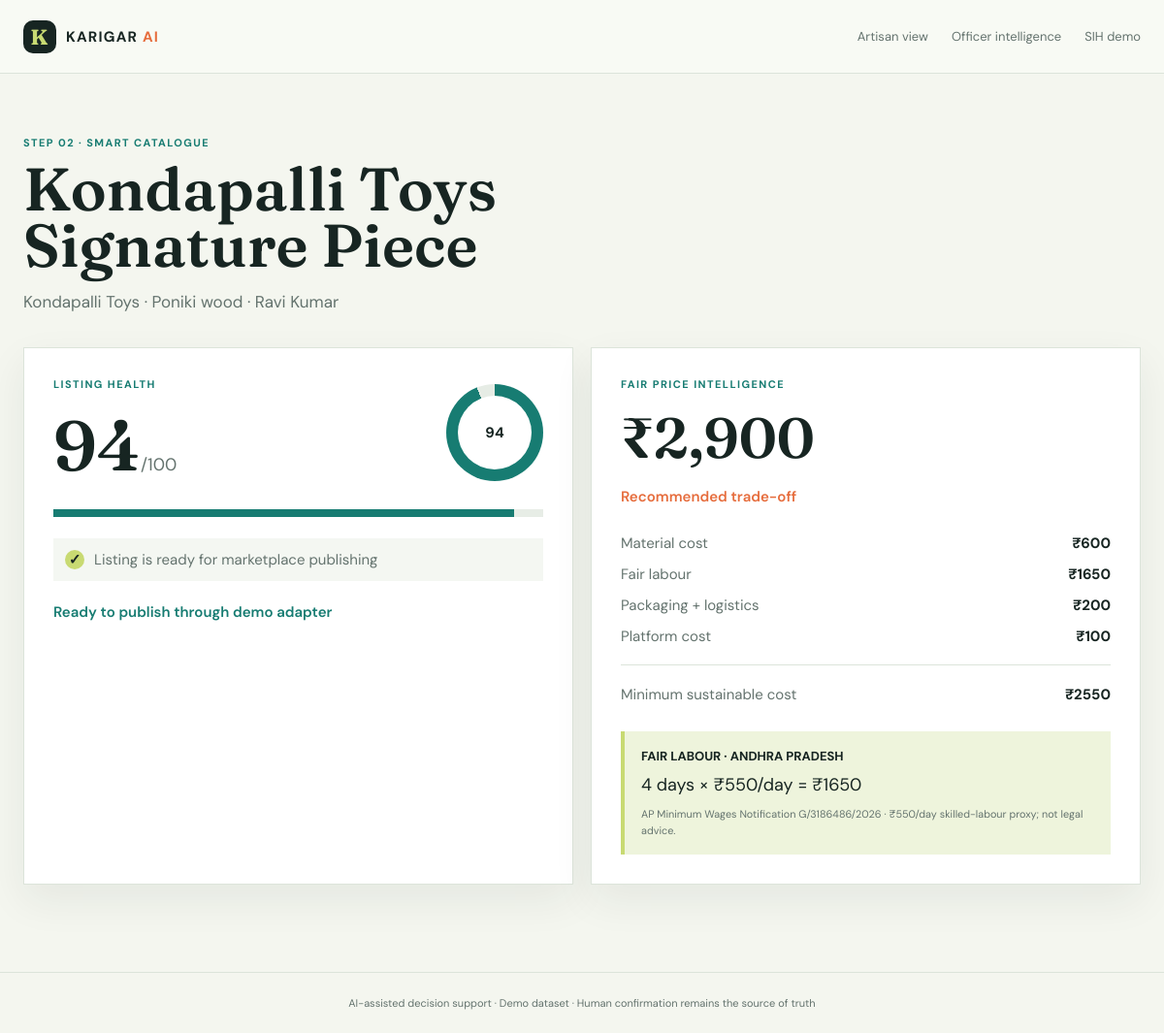
/products/1, run on the app's committed database.
### app/models.py (models this page shows)
class Product(db.Model):
    id = db.Column(db.Integer, primary_key=True)
    name = db.Column(db.String(160), nullable=False)
    craft = db.Column(db.String(120), nullable=False)
    material = db.Column(db.String(120), nullable=False)
    technique = db.Column(db.String(120))
    description = db.Column(db.Text)
    story = db.Column(db.Text)
    dimensions = db.Column(db.String(80))
    production_time = db.Column(db.Integer, default=3)
    cost = db.Column(db.Float, default=600)
    price = db.Column(db.Float, default=1200)
    inventory = db.Column(db.Integer, default=10)
    listing_score = db.Column(db.Integer, default=57)
    verification_status = db.Column(db.String(40), default="Pending")
    artisan_id = db.Column(db.Integer, db.ForeignKey("artisan.id"), nullable=False)
    created_at = db.Column(db.DateTime, default=datetime.utcnow)
    images = db.relationship("ProductImage", backref="product", lazy=True)

class Artisan(db.Model):
    id = db.Column(db.Integer, primary_key=True)
    name = db.Column(db.String(160), nullable=False)
    language = db.Column(db.String(30), default="Telugu")
    region = db.Column(db.String(100), default="Andhra Pradesh")
    craft = db.Column(db.String(120), nullable=False)
    experience_years = db.Column(db.Integer, default=10)
    verification_status = db.Column(db.String(40), default="Verified")
    user_id = db.Column(db.Integer, db.ForeignKey("user.id"))
    shg_id = db.Column(db.Integer, db.ForeignKey("shg.id"))
    products = db.relationship("Product", backref="artisan", lazy=True)

### app/routes.py (the view)
@main.get("/products/<int:product_id>")
def product_detail(product_id):
    product = Product.query.get_or_404(product_id)
    health = listing_health(product)
    pricing = price_recommendation(product)
    return render_template("artisan/product.html", product=product, health=health, pricing=pricing)

### app/services/intelligence.py (called while the page is built)
def listing_health(product):
    score = product.listing_score or 0
    issues = []
    if not product.dimensions:
        issues.append({"severity": "critical", "message": "Missing dimensions"})
    if not product.description:
        issues.append({"severity": "warning", "message": "Description needs a clear buyer-facing story"})
    if not product.technique:
        issues.append({"severity": "warning", "message": "Technique is not confirmed"})
    if not product.images:
        issues.append({"severity": "warning", "message": "Add a primary product image"})
    if score >= 90:
        issues = [{"severity": "success", "message": "Listing is ready for marketplace publishing"}]
    return {"score": score, "issues": issues}

def price_recommendation(product):
    labour = product.production_time * 550
    material = product.cost or 600
    packaging, logistics, platform = 80, 120, 100
    sustainable = material + labour + packaging + logistics + platform
    recommended = round(max(sustainable * 1.12, product.price or sustainable) / 100) * 100
    return {"material": material, "labour": labour, "packaging": packaging, "logistics": logistics, "platform": platform, "minimum": round(sustainable), "recommended": recommended, "premium": round(recommended * 1.2), "wage_source": "AP Minimum Wages Notification G/3186486/2026", "wage_note": "₹550/day skilled-labour proxy; not legal advice."}

### templates/artisan/product.html
{% extends 'base.html' %}{% block title %}Listing intelligence · KARIGAR AI{% endblock %}{% block content %}<section class="page-heading"><p class="eyebrow">Step 02 · Smart catalogue</p><h1>{{ product.name }}</h1><p>{{ product.craft }} · {{ product.material }} · {{ product.artisan.name }}</p></section><div class="split-layout"><section class="panel"><div class="score-row"><div><p class="eyebrow">Listing health</p><div class="score">{{ health.score }}<small>/100</small></div></div><div class="score-ring" style="--score:{{ health.score }}%"><span>{{ health.score }}</span></div></div><div class="progress"><i style="width:{{ health.score }}%"></i></div>{% for issue in health.issues %}<div class="issue {{ issue.severity }}"><b>{{ '✓' if issue.severity == 'success' else '!' }}</b>{{ issue.message }}</div>{% endfor %}{% if health.score < 90 %}<form method="post" action="{{ url_for('main.fix_listing', product_id=product.id) }}"><button class="primary-button">✦ Fix with AI</button></form>{% else %}<span class="confirmed">Ready to publish through demo adapter</span>{% endif %}</section><section class="panel price-panel"><p class="eyebrow">Fair price intelligence</p><h2>₹{{ '{:,.0f}'.format(pricing.recommended) }}</h2><p class="recommendation">Recommended trade-off</p><div class="price-lines"><span>Material cost <b>₹{{ pricing.material|int }}</b></span><span>Fair labour <b>₹{{ pricing.labour|int }}</b></span><span>Packaging + logistics <b>₹{{ (pricing.packaging + pricing.logistics)|int }}</b></span><span>Platform cost <b>₹{{ pricing.platform|int }}</b></span><hr><span>Minimum sustainable cost <b>₹{{ pricing.minimum }}</b></span></div><div class="source-box"><b>FAIR LABOUR · ANDHRA PRADESH</b><p>4 days × ₹550/day = ₹{{ pricing.labour|int }}</p><small>{{ pricing.wage_source }} · {{ pricing.wage_note }}</small></div></section></div>{% endblock %}

### static/css/style.css (style rules this page uses)
:root { --ink:#172522;--muted:#64736e;--paper:#f4f6ef;--surface:#fff;--line:#dce4da;--orange:#e66d3d;--teal:#177c72;--lime:#c8da72;--yellow:#f5c85b;--shadow:0 16px 40px #17312812 }
* { box-sizing:border-box }
body { margin:0;background:var(--paper);color:var(--ink);font:15px 'DM Sans',sans-serif }
.eyebrow { margin:0 0 12px;color:var(--teal);font-size:11px;font-weight:700;letter-spacing:.13em;text-transform:uppercase }
.artisan-hero h1,.page-heading h1,.officer-heading h1,.demo-hero h1 { margin:0;max-width:760px;font:600 clamp(44px,7vw,86px)/.94 Fraunces,serif;letter-spacing:0 }
.section-head h2,.panel h2 { margin:0;font:600 34px Fraunces,serif }
.page-heading { margin-bottom:36px }
.page-heading h1 { font-size:62px }
.page-heading>p:last-child { color:var(--muted);font-size:17px }
.split-layout,.officer-grid { display:grid;grid-template-columns:1fr 1fr;gap:18px }
.panel { background:var(--surface);padding:30px;border:1px solid var(--line);box-shadow:var(--shadow) }
.score-row { display:flex;justify-content:space-between;align-items:center }
.score { font:600 72px Fraunces }
.score small { font:18px DM Sans;color:var(--muted) }
.score-ring { width:100px;height:100px;border-radius:50%;background:conic-gradient(var(--teal) var(--score),#e6ece5 0);display:grid;place-items:center }
.score-ring span { display:grid;place-items:center;width:76px;height:76px;border-radius:50%;background:white;font-weight:700 }
.progress { height:8px;background:#e7ede6;margin:22px 0 }
.progress i { display:block;height:100%;background:var(--teal) }
.issue { padding:12px;margin:8px 0;background:#f4f7f2;color:var(--muted) }
.issue b { display:inline-grid;place-items:center;width:20px;height:20px;border-radius:50%;margin-right:10px;background:var(--yellow);color:var(--ink) }
.issue.success b { background:var(--lime) }
.confirmed { display:block;margin-top:22px;color:var(--teal);font-weight:600 }
.price-panel>h2 { font-size:58px;margin:10px 0 0 }
.recommendation { color:var(--orange);font-weight:600 }
.price-lines { display:grid;gap:12px;margin:28px 0;color:var(--muted) }
.price-lines span { display:flex;justify-content:space-between }
.price-lines b { color:var(--ink) }
.price-lines hr { width:100%;border:0;border-top:1px solid var(--line) }
.source-box { padding:17px;background:#eef4dc;border-left:4px solid var(--lime);font-size:13px }
.source-box p { margin:9px 0;font-size:18px }
.source-box small { color:var(--muted) }

### data on the page
Product: name "Kondapalli Toys Signature Piece", craft "Kondapalli Toys", material "Poniki wood", material "600"
Artisan: artisan.name "Ravi Kumar"

### other printed values
{{ health.score }} "94"
{{ '✓' if issue.severity == 'success' else '!' }} "✓"
{{ issue.message }} "Listing is ready for marketplace publishing"
{{ '{:,.0f}'.format(pricing.recommended) }} "2,900"
{{ pricing.labour|int }} "1650"
{{ (pricing.packaging + pricing.logistics)|int }} "200"
{{ pricing.platform|int }} "100"
{{ pricing.minimum }} "2550"
{{ pricing.wage_source }} "AP Minimum Wages Notification G/3186486/2026"
{{ pricing.wage_note }} "₹550/day skilled-labour proxy; not legal advice."
